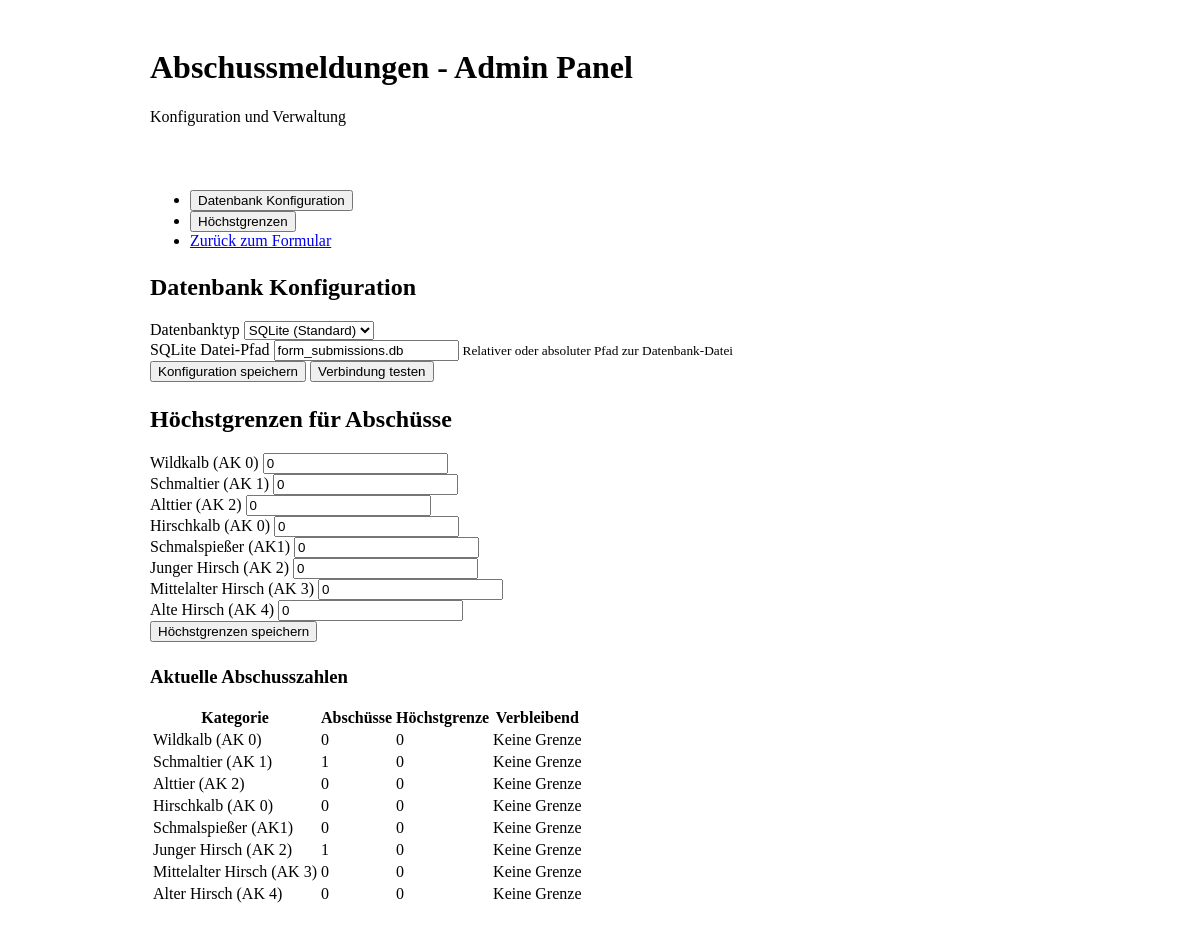
The page /admin on the database its author committed.
### tables this page shows
CREATE TABLE category_limits (
        category TEXT PRIMARY KEY,
        max_count INTEGER NOT NULL DEFAULT 0
    );

### main.py (the view)
@app.route('/admin')
def admin_panel():
    categories = [
        "Wildkalb (AK 0)", "Schmaltier (AK 1)", "Alttier (AK 2)",
        "Hirschkalb (AK 0)", "Schmalspießer (AK1)", "Junger Hirsch (AK 2)",
        "Mittelalter Hirsch (AK 3)", "Alter Hirsch (AK 4)"
    ]
    limits = get_category_limits()
    counts = get_category_counts()
    return render_template(
        'admin.html',
        categories=categories,
        limits=limits,
        counts=counts
    )

### main.py (called while the page is built)
def get_category_limits():
    conn = sqlite3.connect('form_submissions.db')
    cursor = conn.cursor()
    cursor.execute('SELECT category, max_count FROM category_limits')
    results = cursor.fetchall()
    conn.close()
    limits = {}
    for category, max_count in results:
        try:
            limits[category] = int(max_count)
        except (ValueError, TypeError):
            limits[category] = 0
    return limits

def get_category_counts():
    conn = sqlite3.connect('form_submissions.db')
    cursor = conn.cursor()
    cursor.execute('SELECT field2, COUNT(*) FROM custom_form_submissions GROUP BY field2')
    results = cursor.fetchall()
    conn.close()
    counts = {}
    for category, count in results:
        counts[category] = count
    return counts

### templates/admin.html (shortened to what this page needs)
<!DOCTYPE html>
<html lang="de" data-bs-theme="dark">
<head>
    <link rel="stylesheet" href="https://cdn.replit.com/agent/bootstrap-agent-dark-theme.min.css">
</head>
<body>
    <div class="main-container">
        <header class="page-header">
            <h1>Abschussmeldungen - Admin Panel</h1>
            <p class="lead">Konfiguration und Verwaltung</p>
        </header>
        <ul class="nav nav-tabs" id="adminTabs" role="tablist">
            <li class="nav-item" role="presentation">
                <button class="nav-link active" id="db-tab" data-bs-toggle="tab" data-bs-target="#db-content" type="button" role="tab" aria-controls="db-content" aria-selected="true">Datenbank Konfiguration</button>
            </li>
            <li class="nav-item" role="presentation">
                <button class="nav-link" id="limits-tab" data-bs-toggle="tab" data-bs-target="#limits-content" type="button" role="tab" aria-controls="limits-content" aria-selected="false">Höchstgrenzen</button>
            </li>
            <li class="nav-item">
                <a class="nav-link" href="/">Zurück zum Formular</a>
            </li>
        </ul>
        <div class="tab-content" id="adminTabsContent">
            <div class="tab-pane fade show active" id="db-content" role="tabpanel" aria-labelledby="db-tab">
                <div class="card">
                    <div class="card-header">
                        <h2 class="mb-0">Datenbank Konfiguration</h2>
                    </div>
                    <div class="card-body">
                        <form id="db-config-form">
                            <div class="mb-3">
                                <label for="db_type" class="form-label">Datenbanktyp</label>
                                <select class="form-select" id="db_type" name="db_type">
                                    <option value="sqlite" selected>SQLite (Standard)</option>
                                </select>
                            </div>
                            <div class="sqlite-settings">
                                <div class="mb-3">
                                    <label for="sqlite_file" class="form-label">SQLite Datei-Pfad</label>
                                    <input type="text" class="form-control" id="sqlite_file" name="sqlite_file" value="form_submissions.db">
                                    <small class="text-muted">Relativer oder absoluter Pfad zur Datenbank-Datei</small>
                                </div>
                            </div>
                            <button type="submit" class="btn btn-primary">Konfiguration speichern</button>
                            <button type="button" id="test-connection" class="btn btn-secondary">Verbindung testen</button>
                        </form>
                    </div>
                </div>
            </div>
            <div class="tab-pane fade" id="limits-content" role="tabpanel" aria-labelledby="limits-tab">
                <div class="card">
                    <div class="card-header">
                        <h2 class="mb-0">Höchstgrenzen für Abschüsse</h2>
                    </div>
                    <div class="card-body">
                        <form id="limits-form">
                            <div class="row">
                                <div class="col-md-6">
                                    <div class="mb-3">
                                        <label for="limit-wildkalb" class="form-label">Wildkalb (AK 0)</label>
                                        <input type="number" class="form-control" id="limit-wildkalb" name="limit-wildkalb" min="0" value="{{ limits.get('Wildkalb (AK 0)', 0) }}">
                                    </div>
                                    <div class="mb-3">
                                        <label for="limit-schmaltier" class="form-label">Schmaltier (AK 1)</label>
                                        <input type="number" class="form-control" id="limit-schmaltier" name="limit-schmaltier" min="0" value="{{ limits.get('Schmaltier (AK 1)', 0) }}">
                                    </div>
                                    <div class="mb-3">
                                        <label for="limit-alttier" class="form-label">Alttier (AK 2)</label>
                                        <input type="number" class="form-control" id="limit-alttier" name="limit-alttier" min="0" value="{{ limits.get('Alttier (AK 2)', 0) }}">
                                    </div>
                                    <div class="mb-3">
                                        <label for="limit-hirschkalb" class="form-label">Hirschkalb (AK 0)</label>
                                        <input type="number" class="form-control" id="limit-hirschkalb" name="limit-hirschkalb" min="0" value="{{ limits.get('Hirschkalb (AK 0)', 0) }}">
                                    </div>
                                </div>
                                <div class="col-md-6">
                                    <div class="mb-3">
                                        <label for="limit-schmalspiesser" class="form-label">Schmalspießer (AK1)</label>
                                        <input type="number" class="form-control" id="limit-schmalspiesser" name="limit-schmalspiesser" min="0" value="{{ limits.get('Schmalspießer (AK1)', 0) }}">
                                    </div>
                                    <div class="mb-3">
                                        <label for="limit-junger-hirsch" class="form-label">Junger Hirsch (AK 2)</label>
                                        <input type="number" class="form-control" id="limit-junger-hirsch" name="limit-junger-hirsch" min="0" value="{{ limits.get('Junger Hirsch (AK 2)', 0) }}">
                                    </div>
                                    <div class="mb-3">
                                        <label for="limit-mittelalter-hirsch" class="form-label">Mittelalter Hirsch (AK 3)</label>
                                        <input type="number" class="form-control" id="limit-mittelalter-hirsch" name="limit-mittelalter-hirsch" min="0" value="{{ limits.get('Mittelalter Hirsch (AK 3)', 0) }}">
                                    </div>
                                    <div class="mb-3">
                                        <label for="limit-alte-hirsch" class="form-label">Alte Hirsch (AK 4)</label>
                                        <input type="number" class="form-control" id="limit-alte-hirsch" name="limit-alte-hirsch" min="0" value="{{ limits.get('Alte Hirsch (AK 4)', 0) }}">
                                    </div>
                                </div>
                            </div>
                            <button type="submit" class="btn btn-primary">Höchstgrenzen speichern</button>
                        </form>
                    </div>
                </div>
                <div class="card mt-3">
                    <div class="card-header">
                        <h3 class="mb-0">Aktuelle Abschusszahlen</h3>
                    </div>
                    <div class="card-body">
                        <div class="table-responsive">
                            <table class="table">
                                <thead>
                                    <tr>
                                        <th>Kategorie</th>
                                        <th>Abschüsse</th>
                                        <th>Höchstgrenze</th>
                                        <th>Verbleibend</th>
                                    </tr>
                                </thead>
                                <tbody>
                                    {% for category in categories %}
                                    <tr>
                                        <td>{{ category }}</td>
                                        <td>{{ counts.get(category, 0) }}</td>
                                        <td>{{ limits.get(category, 0) }}</td>
                                        <td>
                                            {% if limits.get(category, 0) > 0 %}
                                                {{ limits.get(category, 0) - counts.get(category, 0) }}
                                            {% else %}
                                                <span class="text-muted">Keine Grenze</span>
                                            {% endif %}
                                        </td>
                                    </tr>
                                    {% endfor %}
                                </tbody>
                            </table>
                        </div>
                    </div>
                </div>
            </div>
        </div>
    </div>
</body>
</html>

### templates/admin.html (style rules this page uses)
.main-container { max-width: 900px; margin: 0 auto; padding: 20px; }
.page-header { margin-bottom: 2rem; padding-bottom: 1rem; border-bottom: 1px solid var(--bs-border-color); }
.card { margin-bottom: 1.5rem; background-color: var(--bs-dark-bg-subtle); }
.nav-tabs { margin-bottom: 1.5rem; }

### rows shown on the page
category_limits: category "Wildkalb (AK 0)", get "0"
category_limits: category "Schmaltier (AK 1)", get "1", get "0"
category_limits: category "Alttier (AK 2)", get "0"
category_limits: category "Hirschkalb (AK 0)", get "0"
category_limits: category "Schmalspießer (AK1)", get "0"
category_limits: category "Mittelalter Hirsch (AK 3)", get "0"
category_limits: category "Alter Hirsch (AK 4)", get "0"

### other values the page prints
{{ category }} "Junger Hirsch (AK 2)"
{{ counts.get(category, 0) }} "1"
{{ limits.get(category, 0) }} "0"
